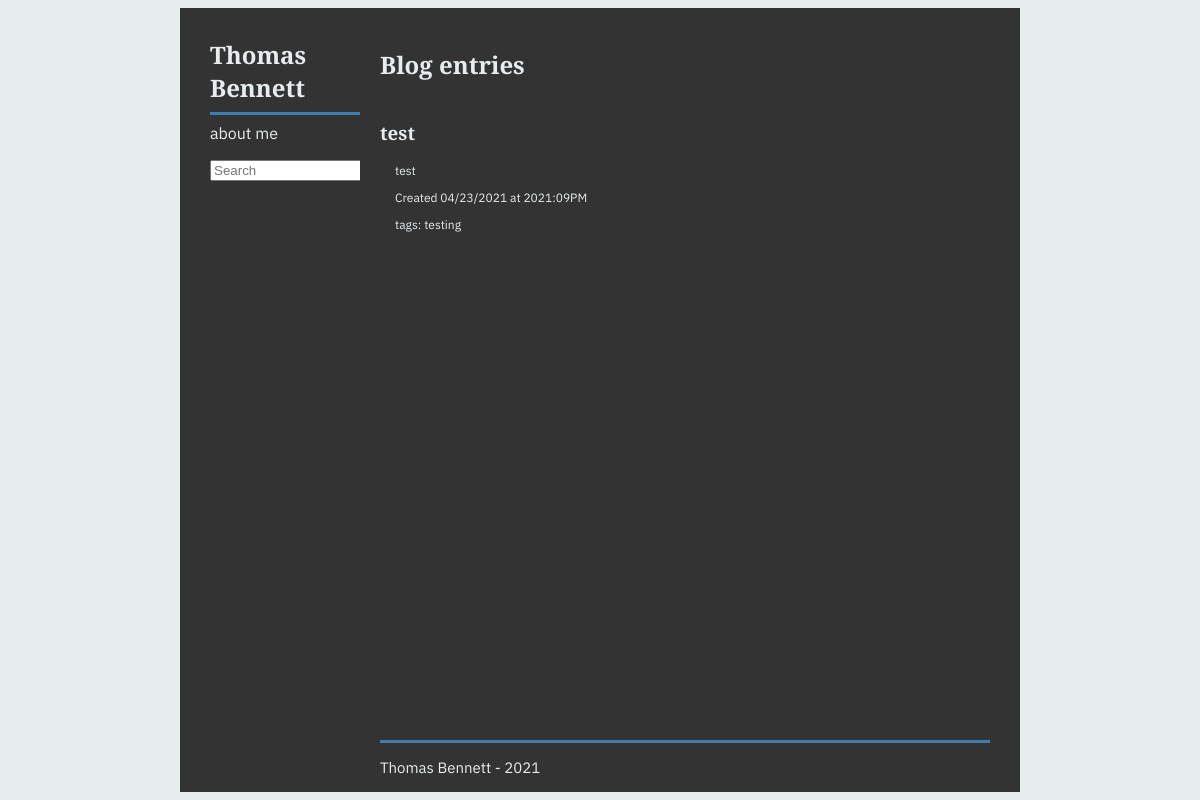
Before: / with the older database file.
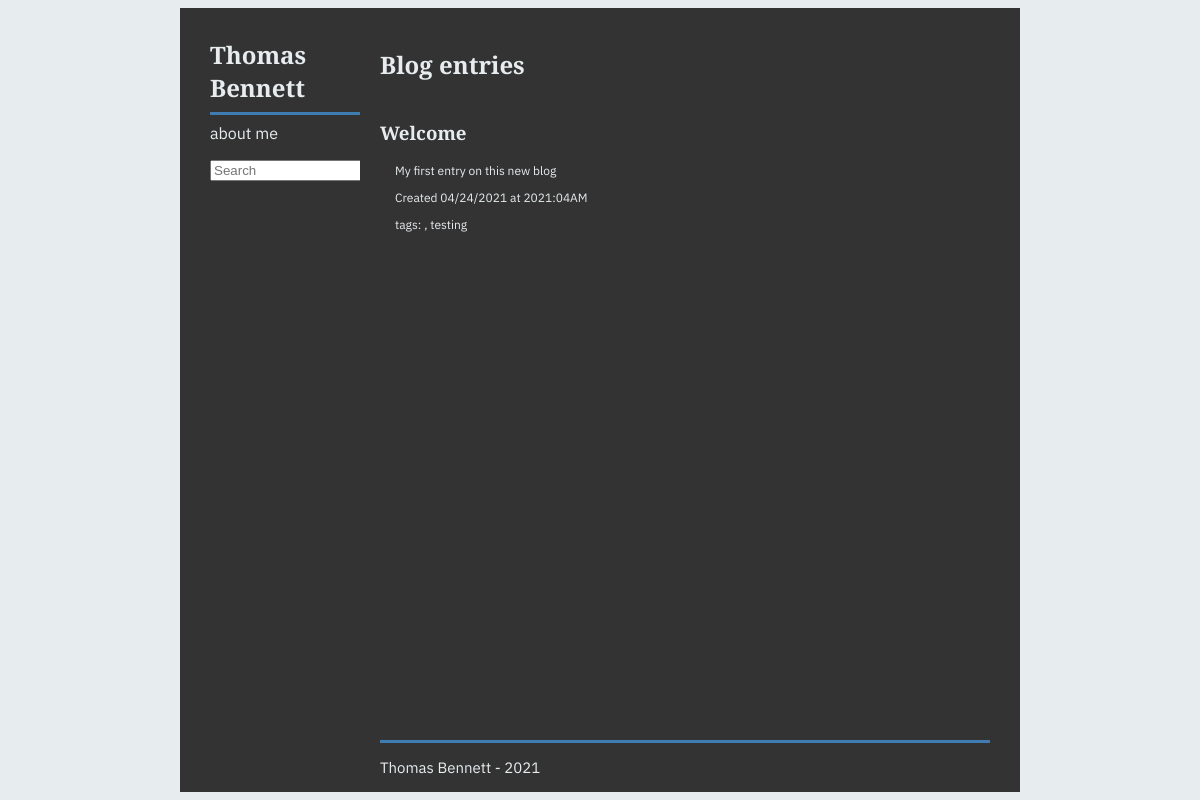
After: the same page with the newer database file.
### app.py (models this page shows, shortened)
class Entry(flask_db.Model):
    title = CharField()
    slug = CharField(unique=True)
    summary = CharField()
    content = TextField()
    published = BooleanField(index=True)
    timestamp = DateTimeField(default=datetime.datetime.now, index=True)
    def get_tags(self):
        try:
            tags = [tag.tag.title for tag in self.tags]
        except:
            tags = []
        finally:
            return tags
    @classmethod
    def public(cls):
        return Entry.select().where(Entry.published == True)

class Tag(flask_db.Model):
    title = CharField(unique=True)

### app.py (the view)
@app.route('/')
def index(q=None, t=None):
    search_query = request.args.get('q') or q
    tag_search_query = request.args.get('t') or t
    search_title=None
    if search_query:
        query = Entry.search(search_query)
        search_title = search_query
    elif tag_search_query:
        query = Tag.search(tag_search_query)
        search_title = "Tag: " + tag_search_query
    else:
        query = Entry.public().order_by(Entry.timestamp.desc())
    return object_list('index.html', query, search=search_title)

### templates/index.html (shortened to what this page needs)
{% extends "base.html" %}
{% block content_title %}{% if search %}Search "{{ search }}"{% else %}Blog entries{% endif %}{% endblock %}
{% block content %}
  {% for entry in object_list %}
    <h3>
      <a class='index-entry-title' href="{% if entry.published %}{{ url_for('detail', slug=entry.slug) }}{% else %}{{ url_for('edit', slug=entry.slug) }}{% endif %}">
        {{ entry.title }}
      </a>
    </h3>
    <div class="index-entry-info">
      <p>{{ entry.summary }}</p>
      <p class='index-entry-created'>Created {{ entry.timestamp.strftime('%m/%d/%Y at %G:%I%p') }}</p>
      <p>tags: {% for e in entry.get_tags() %}<a href='{{ url_for('index', t=e) }}'>{{ e }}</a>{% if not loop.last %}, {% endif %}{% endfor %}</p>
    </div>
    {% else %}
    <p>No entries have been created yet.</p>
  {% endfor %}
{% endblock %}

### templates/base.html (shortened to what this page needs)
<!doctype html>
<html>
  <head>
    <link rel=stylesheet type=text/css href="{{ url_for('static', filename='css/main.css') }}" />
    <link rel=stylesheet type=text/css href="{{ url_for('static', filename='css/hilite.css') }}" />
  </head>
  <body>
    <nav>
      <a id='blog-name' href="{{ url_for('index') }}">Thomas<br>Bennett</a>
      <hr>
      <ul>
        <li><a href="{{ url_for('about_me') }}">about me</a></li>
      </ul>
      {% block search_bar %}
        <form action="{{ url_for('index') }}" id="search-form" method="get" role="search">
            <input name="q" placeholder="Search" type="text" value="{% if search %}{{ search }}{% endif %}">
        </form>
      {% endblock %}
    </nav>
    <main>
      {% block page_header %}
        <div class="page-header">
          <h2>{% block content_title %}{% endblock %}</h2>
        </div>
      {% endblock %}
      <div class='content'>
        {% block content %}{% endblock %}
      </div>
      <footer>
        <hr />
        <p>Thomas Bennett - 2021</p>
      </footer>
    </main>
  </body>
</html>

### static/css/main.css (style rules this page uses)
:root { --accent: #3E7CB1; --text-color: #E7ECEF; --background-color: #E7ECEF; --body-color: #333333; }
html { background-color: var(--background-color); display: flex; justify-content: center; align-items: stretch; min-height: 100%; }
body { max-width: 70%; background-color: var(--body-color); display: flex; flex-direction: row; justify-content: left; flex-grow: 1; font-family: 'IBM Plex Sans', sans-serif; color: var(--text-color); }
a:link { text-decoration: none; color: var(--text-color); }
hr { color: var(--accent); height: 3px; background-color: var(--accent); border-style: none; }
nav { margin-top: 30px; padding-left: 30px; margin-right: 15px; width: 150px; overflow: hidden; position: fixed; }
nav ul { list-style-type: none; padding-left: 0px; margin-top: 0px; }
#blog-name { font-family: Merriweather, serif; font-weight: bold; font-size: 24px; }
main { margin-top: 20px; margin-left: 200px; display: flex; flex-direction: column; flex-grow: 1; margin-right: 30px; }
.page-header { font-family: Merriweather; }
.content { flex-grow: 1; }
.index-entry-title { font-family: Merriweather; }
.index-entry-info { padding-left: 15px; font-size: 12px; }
footer { font-size: 15px; }

Changed rows visible on the page:
removed Entry: title "test", summary "test", timestamp "04/23/2021 at 2021:09PM", Tag (title "testing")
added Entry: title "Welcome", summary "My first entry on this new blog", timestamp "04/24/2021 at 2021:04AM", Tag (title "testing")
